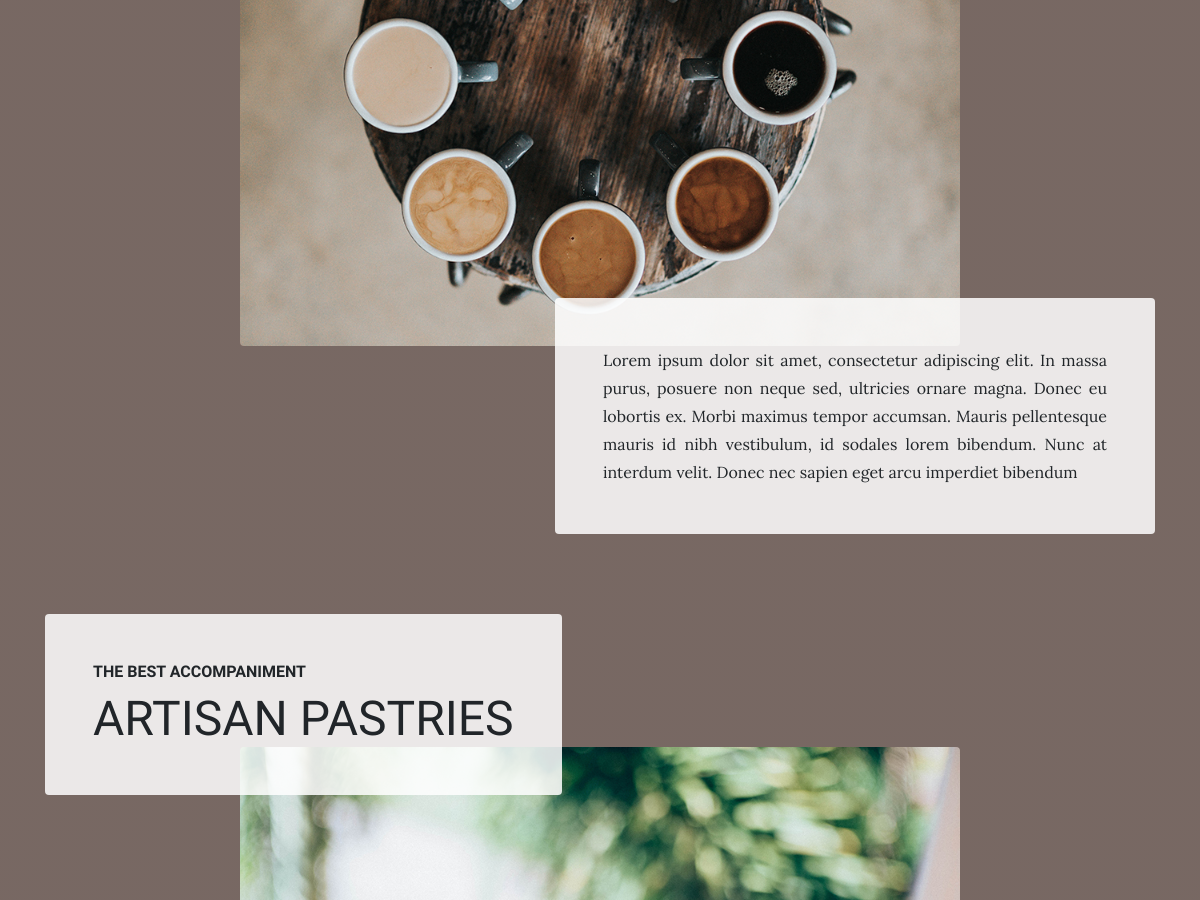
/services/ (middle part), run on an earlier commit of the app's database.
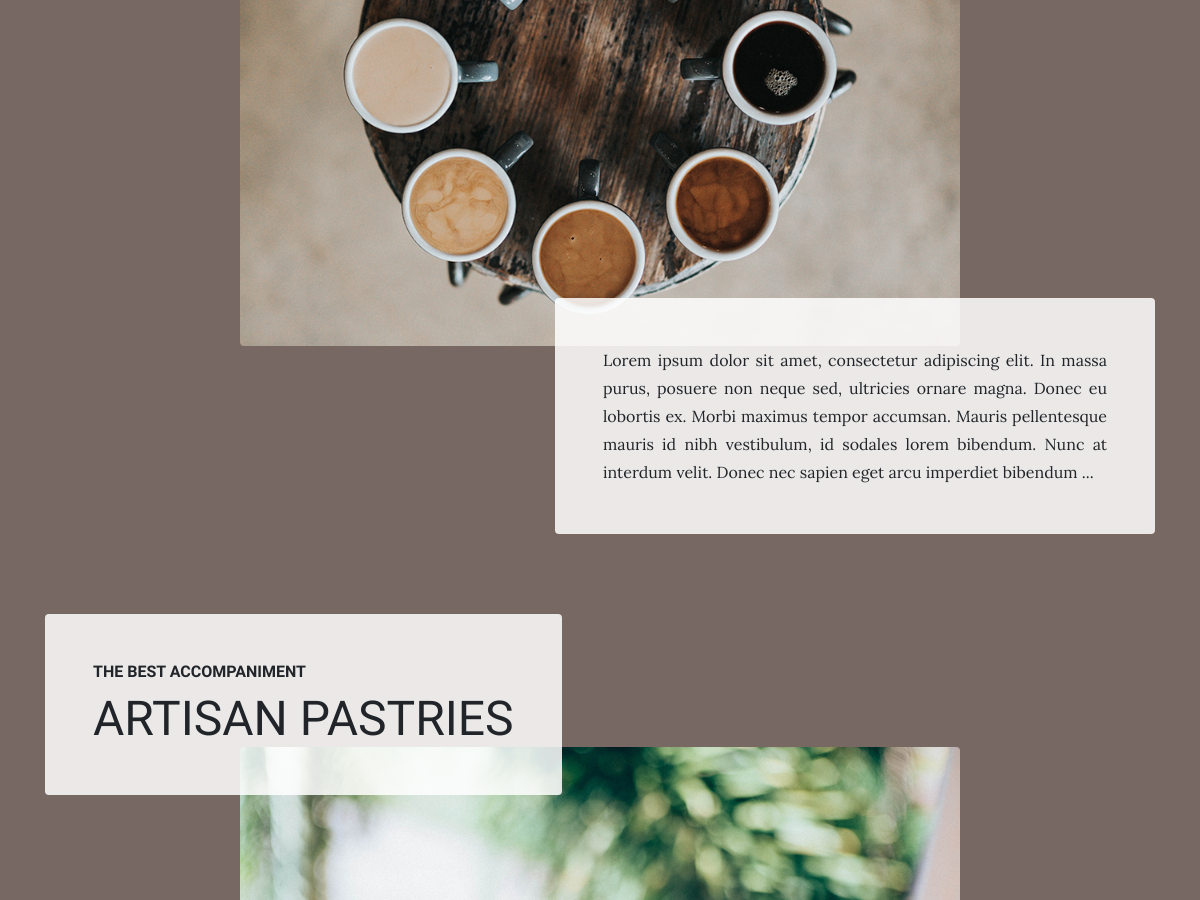
And on a later commit of the database.
### service/models.py (models this page shows, shortened)
class Service(models.Model):
    title = models.CharField(max_length=200, verbose_name='Title')
    subtitle = models.CharField(max_length=200, verbose_name='Subtitle')
    content = models.TextField(verbose_name='Content')
    image = models.ImageField(verbose_name='Image', upload_to='services')
    created = models.DateTimeField(auto_now_add=True, verbose_name='Creation date')
    updated = models.DateTimeField(auto_now=True, verbose_name='Update date')
    class Meta:
        verbose_name = "service"
        verbose_name_plural = "services"
        ordering = ['-created']

### service/views.py (the view)
# urls.py: path('services/', views.services, name='services'),
def services(request):
    services = Service.objects.all()
    return render(request, "service/services.html", context={'services': services})

### pages/processors.py (called while the page is built)
def ctx_dict(request):
    return {'pages': Page.objects.all()}

### social/processors.py (called while the page is built)
def ctx_dict(request):
    ctx = {}
    links = Link.objects.all()
    for link in links:
        ctx[link.key] = link.url
    return ctx

### service/templates/service/services.html (shortened to what this page needs)
{% extends 'core/base.html' %}
{% block content %} {% load static %}
{% for service in services %}
<section class="page-section">
    <div class="container">
      <div class="product-item">
        <div class="product-item-title d-flex">
          <div class="bg-faded p-5 d-flex mr-auto rounded">
            <h2 class="section-heading mb-0">
              <span class="section-heading-upper">{{service.title}}</span>
              <span class="section-heading-lower">{{service.subtitle}}</span>
            </h2>
          </div>
        </div>
        <img class="product-item-img mx-auto d-flex rounded img-fluid mb-3 mb-lg-0" src="{{service.image.url}}" alt="">
        <div class="product-item-description d-flex ml-auto">
          <div class="bg-faded p-5 rounded" style="text-align: justify;">
            <p class="mb-0">{{service.content}}</p>
          </div>
        </div>
      </div>
    </div>
  </section>
  {% endfor %}
{% endblock %}

### core/templates/core/base.html (shortened to what this page needs)
<!DOCTYPE html>
<html lang="en">
  <head>
    {% load static %}
    <link href="{% static 'core/vendor/bootstrap/css/bootstrap.min.css' %}" rel="stylesheet">
    <link href="{% static 'core/vendor/font-awesome/css/font-awesome.min.css' %}" rel="stylesheet" type="text/css">
    <link href="{% static 'core/css/business-casual.css' %}" rel="stylesheet">
  </head>
  <body>
    {% block content %}{% endblock %}
  </body>
</html>

### core/static/core/css/business-casual.css (style rules this page uses)
body { font-family: 'Lora'; background: linear-gradient(rgba(47, 23, 15, 0.65), rgba(47, 23, 15, 0.65)), url("../img/bg.jpg"); background-attachment: fixed; background-position: center; background-size: cover; }
h1, h2, h3, h4, h5, h6 { font-family: 'Raleway'; }
p { line-height: 1.75; }
.page-section { margin-top: 5rem; margin-bottom: 5rem; }
.section-heading { text-transform: uppercase; }
.section-heading .section-heading-upper { display: block; font-size: 1rem; font-weight: 800; padding-bottom:.5rem; }
.section-heading .section-heading-lower { display: block; font-size: 3rem; font-weight: 100; }
.bg-faded { background-color: rgba(255, 255, 255, 0.85); }
@media (min-width: 992px) { .product-item .product-item-title { position: relative; z-index: 1; margin-bottom: -3rem; } }
@media (min-width: 992px) { .product-item .product-item-img { position: relative; z-index: 0; max-width: 60vw; } }
@media (min-width: 992px) { .product-item .product-item-description { position: relative; z-index: 1; margin-top: -3rem; max-width: 50vw; } }

What changed in the data, as far as the page shows it:
changed Service: content "…eget arcu imperdiet bibendum" → "…eget arcu imperdiet bibendum ..."
